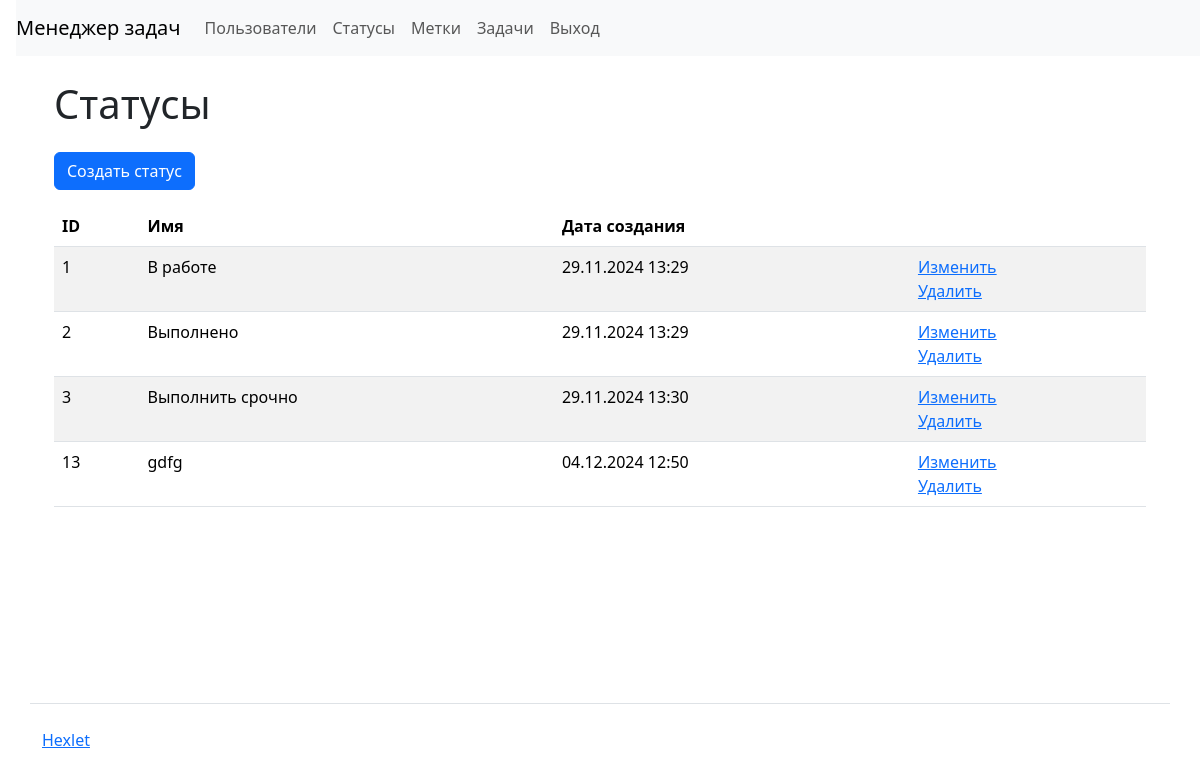
Page /statuses/ (signed in) on the committed database.
### task_manager/statuses/models.py (models this page shows, shortened)
class Statuses(models.Model):
    status_name = models.CharField(max_length=255, verbose_name='Имя')
    time_create = models.DateTimeField(
        auto_now_add=True,
        verbose_name='Дата создания')

### task_manager/statuses/views.py (the view)
# urls.py: path('', views.StatusesHome.as_view(),
class StatusesHome(LoginRequiredMixin,
                   SuccessMessageMixin,
                   ListView):
    model = Statuses
    template_name = 'statuses/statuses.html'
    context_object_name = 'statuses'
    extra_context = {
        'title': 'Статусы'
    }
    def get_queryset(self):
        return Statuses.objects.all()

### task_manager/templates/statuses/statuses.html
{% extends 'base.html' %}
{% block content %}
<div class="container wrapper flex-grow-1">
  <h1 class="my-4">{{ title }}</h1>
  <a class="btn btn-primary mb-3" href="/statuses/create/">Создать статус</a>
  <table class="table table-striped">
    <thead>
      <tr>
        <th>ID</th>
        <th>Имя</th>
        <th>Дата создания</th>
        <th></th>
      </tr>
    </thead>
  <tbody>
    {% for status in statuses %}
    <tr>
      <td>{{ status.pk }}</td>
      <td>{{ status.status_name }}</td>
      <td>{{ status.time_create|date:"d.m.Y H:i" }}</td>
      <td>
        <a href="{% url 'statuses_update' status.pk %}">Изменить</a>
        <br>
        <a href="{% url 'statuses_delete' status.pk %}">Удалить</a>
      </td>
    </tr>
  {% endfor %}
  </tbody>
  </table>
</div>
{% endblock %}

### rows in the picture
Statuses: pk "1", status_name "В работе", time_create "29.11.2024 13:29"
Statuses: pk "2", status_name "Выполнено", time_create "29.11.2024 13:29"
Statuses: pk "3", status_name "Выполнить срочно", time_create "29.11.2024 13:30"
Statuses: pk "13", status_name "gdfg", time_create "04.12.2024 12:50"

### other values in the picture
{{ title }} "Статусы"
